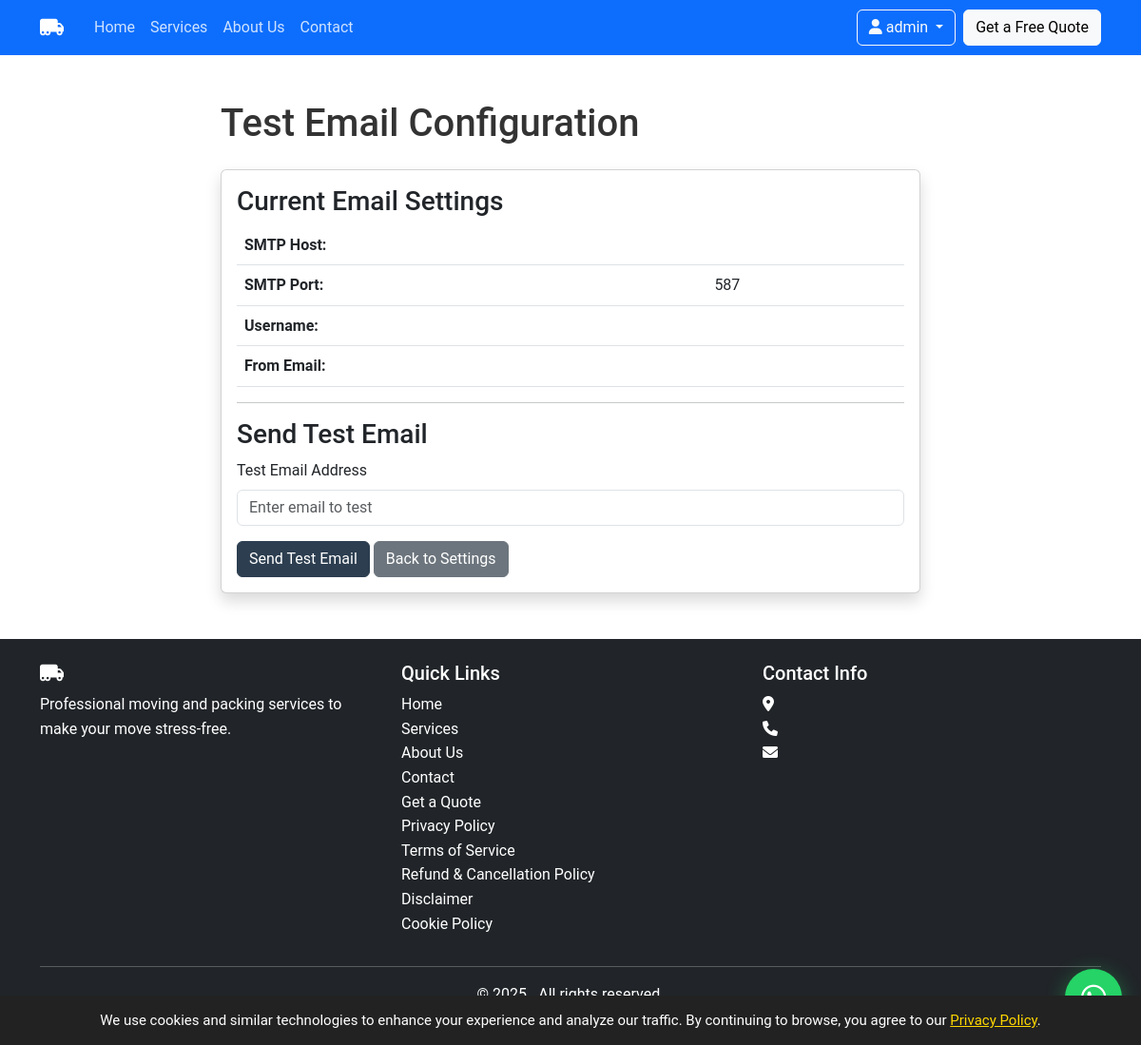
/test-email (signed in), run on an earlier commit of the app's database.
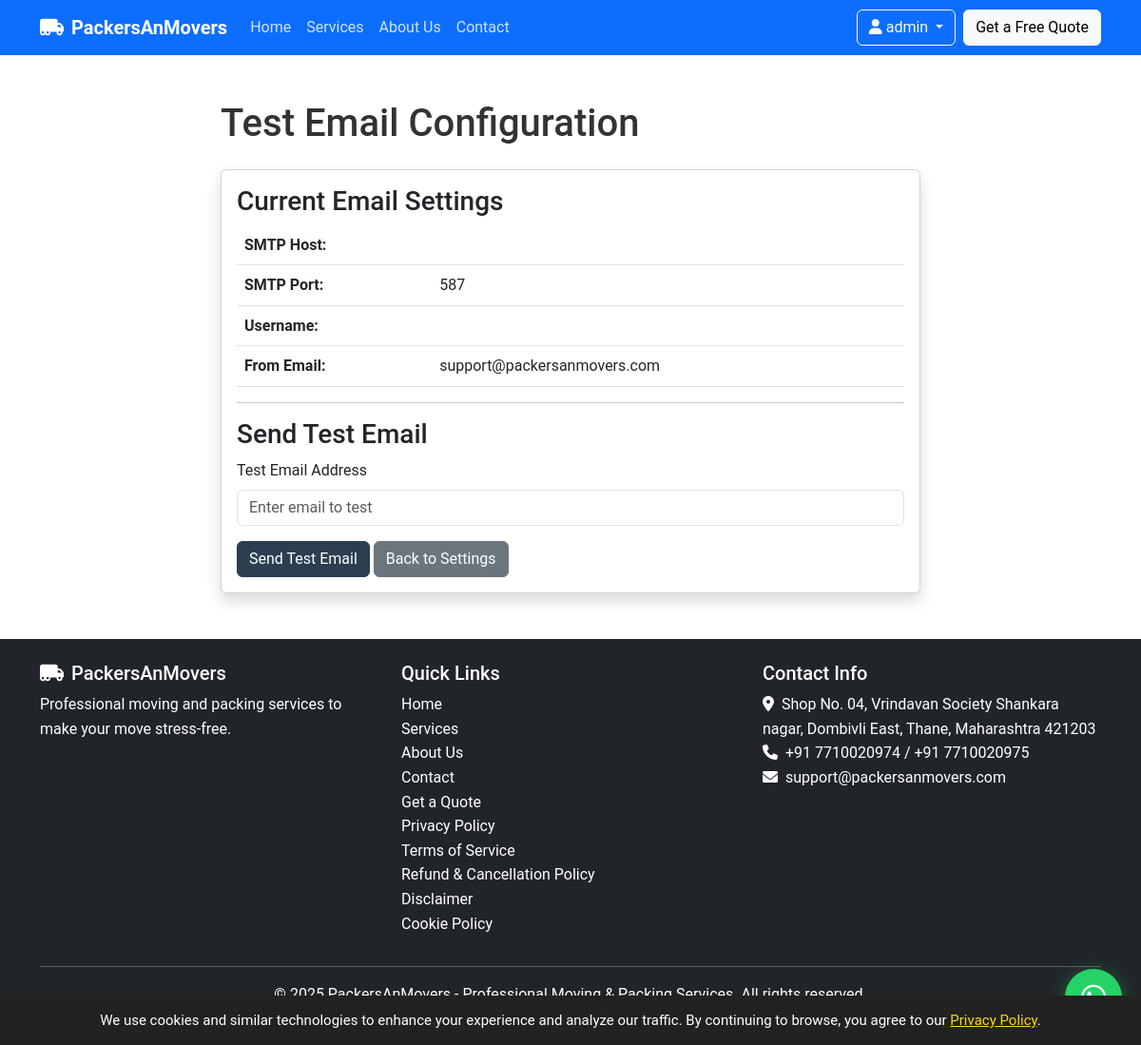
And on a later commit of the database.
### tables this page shows
CREATE TABLE settings (
    id INT AUTO_INCREMENT PRIMARY KEY,
    setting_key VARCHAR(100) UNIQUE NOT NULL,
    setting_value TEXT NOT NULL,
    updated_at TIMESTAMP DEFAULT CURRENT_TIMESTAMP ON UPDATE CURRENT_TIMESTAMP
);

### config.php (called while the page is built, shortened)
<?php
try {
    $dsn = "mysql:host=" . DB_HOST . ";dbname=" . DB_NAME;
    $pdo = new PDO($dsn, DB_USER, DB_PASS);
    $pdo->setAttribute(PDO::ATTR_ERRMODE, PDO::ERRMODE_EXCEPTION);
    $pdo->query("SELECT 1");
} catch(PDOException $e) {
    error_log("MySQL Connection Failed: " . $e->getMessage());
    error_log("DSN: mysql:host=" . DB_HOST . ";dbname=" . DB_NAME);
    error_log("User: " . DB_USER);
    die("Database connection failed. Please check your .env configuration.<br>" .
        "Error: " . $e->getMessage() . "<br>" .
        "Visit /debug-db to troubleshoot.");
}
function is_logged_in() {
    return isset($_SESSION['user_id']);
}
function get_setting($key, $default = '') {
    global $pdo;
    try {
        $stmt = $pdo->prepare("SELECT setting_value FROM settings WHERE setting_key = ?");
        $stmt->execute([$key]);
        $result = $stmt->fetchColumn();
        return $result !== false ? $result : $default;
    } catch(Exception $e) {
        return $default;
    }
}
?>

### test-email.php (the view, shortened to what the changed rows need)
<?php
require_once 'config.php';
include 'includes/header.php';
?>
<div class="container my-5">
    <div class="row">
        <div class="col-lg-8 mx-auto">
            <h1 class="mb-4">Test Email Configuration</h1>
            <div class="card shadow">
                <div class="card-body">
                    <table class="table">
                        <tr>
                            <td><strong>From Email:</strong></td>
                            <td><?php echo get_setting('mail_from', 'Not configured'); ?></td>
                        </tr>
                    </table>
                </div>
            </div>
        </div>
    </div>
</div>
<?php include 'includes/footer.php'; ?>

### includes/header.php (shortened to what the changed rows need)
<!DOCTYPE html>
<html lang="en">
<head>
    <link href="https://cdn.jsdelivr.net/npm/bootstrap@5.3.0-alpha1/dist/css/bootstrap.min.css" rel="stylesheet">
    <link rel="stylesheet" href="https://cdnjs.cloudflare.com/ajax/libs/font-awesome/6.0.0/css/all.min.css">
    <link rel="stylesheet" href="/assets/css/style.css">
</head>
<body>
    <nav class="navbar navbar-expand-lg navbar-dark bg-primary">
        <div class="container">
            <a class="navbar-brand" href="/">
                <i class="fas fa-truck-moving me-2"></i><?php echo get_setting('company_name', 'PackersAnMovers'); ?>
            </a>
            <div class="collapse navbar-collapse" id="navbarNav">
                <ul class="navbar-nav me-auto">
                </ul>
            </div>
            <div class="d-flex align-items-center">
                <?php if (is_logged_in()): ?>
                <div class="dropdown me-2">
                </div>
                <?php endif; ?>
                <a href="/quote" class="btn btn-light">Get a Free Quote</a>
            </div>
        </div>
    </nav>
    <main>

### includes/footer.php (shortened to what the changed rows need)
</main>
    <footer class="bg-dark text-white py-4 mt-5">
        <div class="container">
            <div class="row">
                <div class="col-md-4">
                    <h5><i class="fas fa-truck-moving me-2"></i><?php echo get_setting('company_name', 'PackersAnMovers'); ?></h5>
                    <p>Professional moving and packing services to make your move stress-free.</p>
                </div>
                <div class="col-md-4">
                    <h5>Contact Info</h5>
                    <address>
                        <i class="fas fa-map-marker-alt me-2"></i><?php echo get_setting('company_address', 'Address not configured'); ?><br>
                        <i class="fas fa-phone me-2"></i><?php echo get_setting('company_phone1', 'Phone not configured'); ?><?php if(get_setting('company_phone2')): ?> / <?php echo get_setting('company_phone2'); ?><?php endif; ?><br>
                        <i class="fas fa-envelope me-2"></i><?php echo get_setting('company_email', 'Email not configured'); ?>
                    </address>
                </div>
            </div>
            <div class="text-center">
                <p>&copy; 2025 <?php echo get_setting('company_name', 'PackersAnMovers'); ?><?php echo get_setting('company_tagline') ? ' - ' . get_setting('company_tagline') : ''; ?>. All rights reserved.</p>
            </div>
        </div>
    </footer>
</body>
</html>

What changed in the data, as far as the page shows it:
now on this page (row edited): settings: setting_value "PackersAnMovers"
now on this page (row edited): settings: setting_value "support@packersanmovers.com"
now on this page (row edited): settings: setting_value "Shop No. 04, Vrindavan Society Shankara nagar, Dombivli East, Thane, Maharashtra 421203"
now on this page (row edited): settings: setting_value "+91 7710020974"
now on this page (row edited): settings: setting_value "+91 7710020975"
now on this page (row edited): settings: setting_value "support@packersanmovers.com"
now on this page (row edited): settings: setting_value "Professional Moving & Packing Services"
